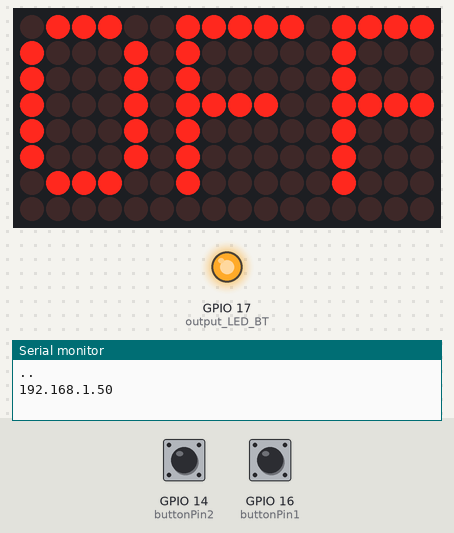
The sketch below on a simulated ESP32. Parts: 16×8 LED matrix, output pins drawn as LEDs (lit = HIGH), the last lines printed to the serial monitor. Dashed ring = blinking. The inputs (shaded band) are chosen by the test bench; at power-on: GPIO 14 (buttonPin2) HIGH, GPIO 16 (buttonPin1) HIGH. WiFi joins after 1.5 s; servers stay silent unless stated.

Above: at 3.2 s.
3.3 s: GPIO 14 (buttonPin2) pulled LOW for 3.2 s
At 5.1 s:
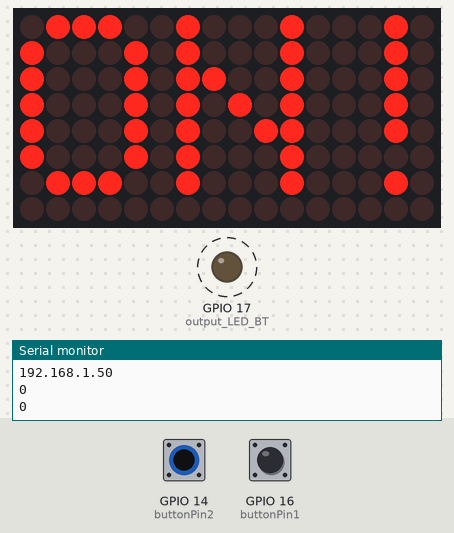
8.0 s: GPIO 16 (buttonPin1) pulled LOW for 3.2 s
At 12.6 s:
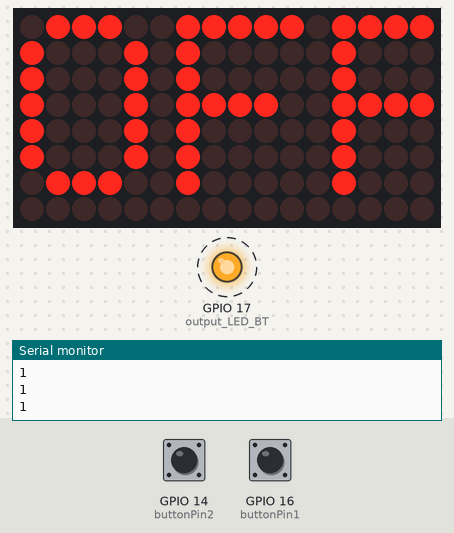
14.2 s: GPIO 14 (buttonPin2) pulled LOW for 0.15 s
At 15.8 s:
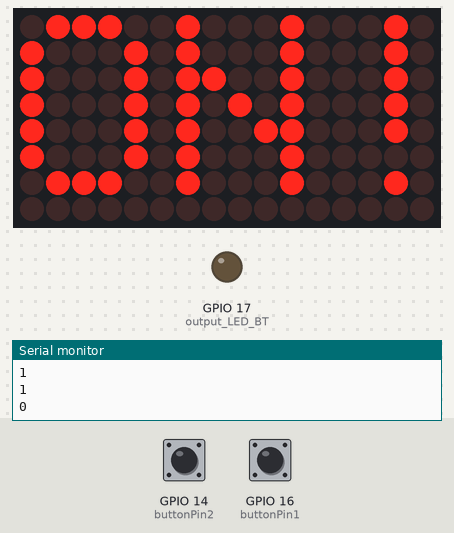
16.7 s: GPIO 14 (buttonPin2) pulled LOW for 1 s
At 19.0 s:
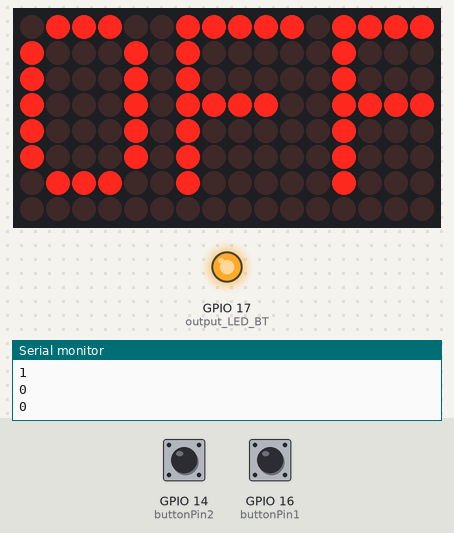
Timing chart, 0 to 20.2 s (numbered marks = the images above; inputs shaded):
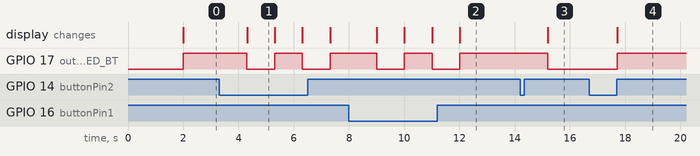

Measured:
- after the input at 3.3 s, GPIO 17 (output_LED_BT): alternates HIGH for 1.0 s and LOW for 1.0 s, starting after 1.0 s; the display: changes after 1.0 s (image 1)
- after the input at 8.0 s, GPIO 17 (output_LED_BT): alternates HIGH for 1.0 s and LOW for 1.0 s, 4 changes in all, then stays HIGH, starting after 1.0 s; the display: first changes after 1.0 s (image 2 shows a later state)
- after the input at 14.2 s, GPIO 17 (output_LED_BT): HIGH → LOW after 1.0 s; the display: changes after 1.0 s (image 3)
- after the input at 16.7 s, GPIO 17 (output_LED_BT): LOW → HIGH after 1.0 s; the display: changes after 1.0 s (image 4)
- what the display in image 1 shows lasts 1.0 s, from 4.3 s to 5.3 s

The sketch:

PROJECTBT.ino
```cpp
//เครื่องควบคุมเมื่อมีการกด SW1 ให้หลอด BT LED "On" แสดงสถานะทำงานที่ 16*8 Matrix Display
//และเมื่อมีการกด SW2 ให้หลอด BT LED "Off" แสดงสถานะทำงานที่ 16*8 Matrix Display
//โดยแสดงสถานะ BT LED ทำงานบนเครือข่ายอินเตอร์เน็ต นายสุวิจักขณ์ พิมพา

#include <WiFi.h>
#include <AsyncTCP.h>
#include <ESPAsyncWebServer.h>
#include <Adafruit_GFX.h>
#include "Adafruit_LEDBackpack.h"
Adafruit_8x16minimatrix matrix = Adafruit_8x16minimatrix();

//#include "BluetoothSerial.h"
//#if !defined(CONFIG_BT_ENABLED) || !defined(CONFIG_BLUEDROID_ENABLED)
  //#error Bluetooth is not enabled! Please run `make menuconfig` to and enable it
//#endif
//BluetoothSerial SerialBT;

// Replace with your network credentials
const char* ssid = "SANGTONG 2.4G";
const char* password = "042781418";

const char* PARAM_INPUT_1 = "state";
String LED_BT_State = "on";
const int buttonPin1 = 16;
const int buttonPin2 = 14;
const int output_LED_BT = 17;

int ledState = HIGH;          // the current state of the output pin

AsyncWebServer server(80);

const char index_html[] PROGMEM = R"rawliteral(
<!DOCTYPE HTML><html>
<head>
  <title>KIDBRIGTH BT LED ON/OFF</title>
  <meta name="viewport" content="width=device-width, initial-scale=1">
  <style>
    html {font-family: Arial; display: inline-block; text-align: center;}
    h2 {font-size: 3.0rem;}
    p {font-size: 3.0rem;}
    body {max-width: 600px; margin:0px auto; padding-bottom: 25px;}
    .switch {position: relative; display: inline-block; width: 180px; height: 68px}
    .switch input {display: none}
    .slider {position: absolute; top: 0; left: 8px; right: 0; bottom: 0; background-color: #2196F3; border-radius: 34px}
    .slider:before {position: absolute; content: ""; height: 52px; width: 52px; left: 10px; bottom: 8px; background-color: #fff; -webkit-transition: .4s; transition: .4s; border-radius: 68px}
    input:checked+.slider {background-color: #ccc}
    input:checked+.slider:before {-webkit-transform: translateX(52px); -ms-transform: translateX(52px); transform: translateX(52px)}
  </style>
</head>
<body>
  <h2>KIDBRIGHT BT LED ON/OFF BY 6240202512</h2>
  %BUTTONPLACEHOLDER%
<script>function toggleCheckbox(element) {
  var xhr = new XMLHttpRequest();
  if(element.checked){ xhr.open("GET", "/update?state=1", true); }
  else { xhr.open("GET", "/update?state=0", true); }
  xhr.send();
}

setInterval(function ( ) {
  var xhttp = new XMLHttpRequest();
  xhttp.onreadystatechange = function() {
    if (this.readyState == 4 && this.status == 200) {
      var inputChecked;
      var outputStateM;
      if( this.responseText == 1){
        inputChecked = true;
        outputStateM = "Off";
      }
      else {
        inputChecked = false;
        outputStateM = "On";
      }
      document.getElementById("output_LED_BT").checked = inputChecked;
      document.getElementById("output_LED_BTState").innerHTML = outputStateM;
    }
  };
  xhttp.open("GET", "/state", true);
  xhttp.send();
}, 1000 ) ;
</script>
</body>
</html>
)rawliteral";

String processor(const String& var){
  //Serial.println(var);
  if(var == "BUTTONPLACEHOLDER"){
    String buttons ="";
    String output_LED_BTStateValue = output_LED_BTState();
    buttons+= "<h4>LED - BLUETOOTH -GPIO17 - State <span id=\"output_LED_BTState\"></span></h4><label class=\"switch\"><input type=\"checkbox\" onchange=\"toggleCheckbox(this)\" id=\"output_LED_BT\" " + output_LED_BTStateValue + "><span class=\"slider\"></span></label>";
    return buttons;
  }
  return String();
}

String output_LED_BTState(){
  if(digitalRead(output_LED_BT)){
    return "checked";
  }
  else {
    return "";
  }
  return "";
}

void setup(){
  // Serial port for debugging purposes
  Serial.begin(115200);
  Wire1.begin(4, 5);
  matrix.begin(0x70);
  pinMode(output_LED_BT, OUTPUT);
  digitalWrite(output_LED_BT, LOW);
  pinMode(buttonPin1, INPUT_PULLUP);
  pinMode(buttonPin2, INPUT_PULLUP);
  //BLUETOOTH
  //SerialBT.begin("TOP_BT"); //Bluetooth device name
  //Serial.println("now can pair with bluetooth!");

  // Connect to Wi-Fi
  WiFi.begin(ssid, password);
  while (WiFi.status() != WL_CONNECTED) {
    delay(1000);
    Serial.print(".");
  }
  Serial.println("");
  // Print ESP Local IP Address
  Serial.println(WiFi.localIP());

  // Route for root / web page
  server.on("/", HTTP_GET, [](AsyncWebServerRequest *request){
    request->send_P(200, "text/html", index_html, processor);
  });

  // Send a GET request to <ESP_IP>/update?state=<inputMessage>
  server.on("/update", HTTP_GET, [] (AsyncWebServerRequest *request) {
    String inputMessage;
    String inputParam;
    // GET input1 value on <ESP_IP>/update?state=<inputMessage>
    if (request->hasParam(PARAM_INPUT_1)) {
      inputMessage = request->getParam(PARAM_INPUT_1)->value();
      inputParam = PARAM_INPUT_1;
      digitalWrite(output_LED_BT, inputMessage.toInt());
      ledState = !ledState;
    }
    else {
      inputMessage = "No message sent";
      inputParam = "none";
    }
    Serial.println(inputMessage);
    request->send(200, "text/plain", "OK");
  });

  // Send a GET request to <ESP_IP>/state
  server.on("/state", HTTP_GET, [] (AsyncWebServerRequest *request) {
    request->send(200, "text/plain", String(digitalRead(output_LED_BT)).c_str());
  });
  // Start server
  server.begin();
}

//void bt_test(){
  //if (Serial.available()) {
    //SerialBT.write(Serial.read());
  //}
  //if (SerialBT.available()) {
    //Serial.write(SerialBT.read());
  //}
  //}
void loop() {
  matrix.setRotation(1);
  matrix.setTextSize(1);
  matrix.setTextWrap(false);
  matrix.setTextColor(LED_ON);
  matrix.setCursor(0, 0);
  matrix.writeDisplay();
  int sw1Val = digitalRead(buttonPin1);
  int sw2Val = digitalRead(buttonPin2);
    //active=low - unactive=high
    if (ledState == 1){
        matrix.clear();
        matrix.print("OFF");
        matrix.writeDisplay();
          }
    if (sw1Val == LOW) {
        Serial.println("1");
        delay(1000);
        ledState = !ledState;
    }
    if (ledState == 0){
          matrix.clear();
        matrix.print("ON!");
        matrix.writeDisplay();
          }
    if (sw2Val == LOW) {
        Serial.println("0");
        delay(1000);
        ledState = !ledState;
    }

    digitalWrite(output_LED_BT, ledState);
}
```
